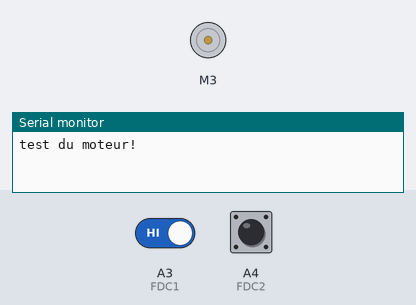
A sketch run on a simulated Arduino Uno, built with avr-gcc and run on an emulated ATmega328P. On the bench: DC motor (green arrow = forward, orange = backward, longer = faster), the last lines printed to the serial monitor. Inputs (shaded band) come from the test bench; at power-on: A3 (FDC1) HIGH, A4 (FDC2) HIGH.

Above: at 1.2 s.
1.3 s: A3 (FDC1) driven LOW
3.2 s: A4 (FDC2) driven LOW
At 4.4 s:
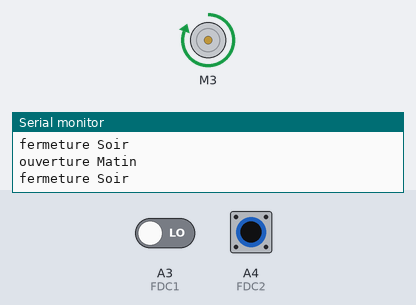
4.7 s: A3 (FDC1) driven HIGH
At 5.9 s:
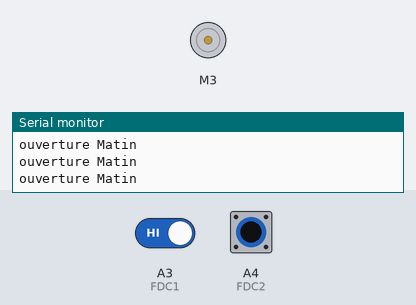
7.7 s: A3 (FDC1) driven LOW
At 8.4 s:
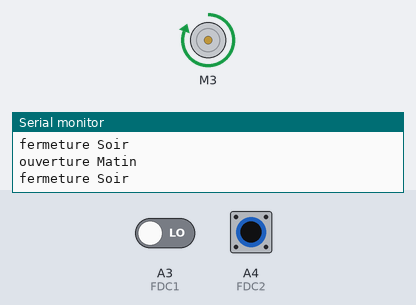
10.7 s: A4 (FDC2) driven HIGH
At 11.4 s:
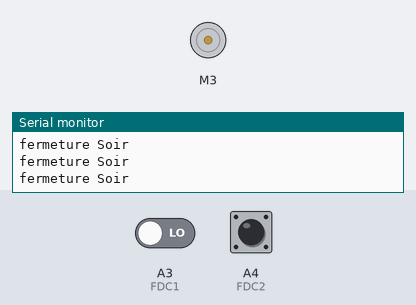
13.7 s: A4 (FDC2) pulsed LOW 5 times (0.12 s each, 0.3 s apart)
At 14.39 s:
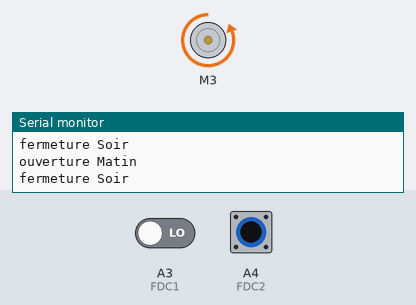
Timing chart, 0 to 16.7 s (numbered marks = the images above; inputs shaded):
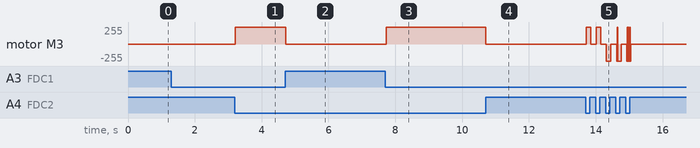

Measured:
- after the input at 3.2 s, motor M3: stopped → forward 255/255 at once
- after the input at 4.7 s, motor M3: forward 255/255 → stopped at once
- after the input at 7.7 s, motor M3: stopped → forward 255/255 at once
- after the input at 10.7 s, motor M3: forward 255/255 → stopped at once
- after the input at 13.7 s, motor M3: stopped → forward 255/255 at once, → stopped 0.14 s later, → forward 255/255 0.17 s later, → stopped 0.14 s later, … (18 changes in this stretch)

The sketch:

test_moteur_fdc2.ino
```cpp
#include <AFMotor.h>

  //AF_DCMotor motor(3, MOTOR34_8KHZ); // Création du moteur n ° 3 , 8KHz pwm
  AF_DCMotor motor(3);

  int seuil = 300; //seuil luminosité modifiable ici ou avec la vis sur le capteur
  int captfdc1; //declaration de la variable 0 ou 1 soit ouvert ou fermée
  int captfdc2; //declaration de la variable 0 ou 1 soit ouvert ou fermée

  const int VMotor = 255; // changer ce parametre permet de changer la vitesse du moteur

  int captLum = A2; //declaration du pin du capteur
  int FDC1 = A3;    //declaration du pin du capteur
  int FDC2 = A4;    //declaration du pin du capteur


void setup() {
 Serial.begin(9600);            // Mise en place de bibliothèque série à 9600 bps
  Serial.println( "test du moteur!" );


  //setup capteurs
  pinMode(captLum,INPUT); //declaration du capteur comme entrée LUM
  pinMode(FDC1,INPUT);    //declaration du capteur comme entrée FDC1
  pinMode(FDC2,INPUT);    //declaration du capteur comme entrée FDC2
}

void loop() {
  // put your main code here, to run repeatedly:
  captfdc1 = digitalRead(FDC1);
  captfdc2 = digitalRead(FDC2);

  if(captfdc2 == 0){
     Serial.print ("ouverture Matin \n");
     motor.setSpeed(VMotor);
     motor.run(BACKWARD);
  }
  captfdc1 = digitalRead(FDC1);
  captfdc2 = digitalRead(FDC2);

  if(captfdc1 == 0){
    Serial.print ("fermeture Soir \n");
    motor.setSpeed(VMotor);
    motor.run(FORWARD); // moteur en marche
  }
  captfdc1 = digitalRead(FDC1);
  captfdc2 = digitalRead(FDC2);

  captfdc1 = digitalRead(FDC1);
  captfdc2 = digitalRead(FDC2);

  if(captfdc1 == 1|| captfdc2==1){
    motor.run(RELEASE);
  }


}
```
